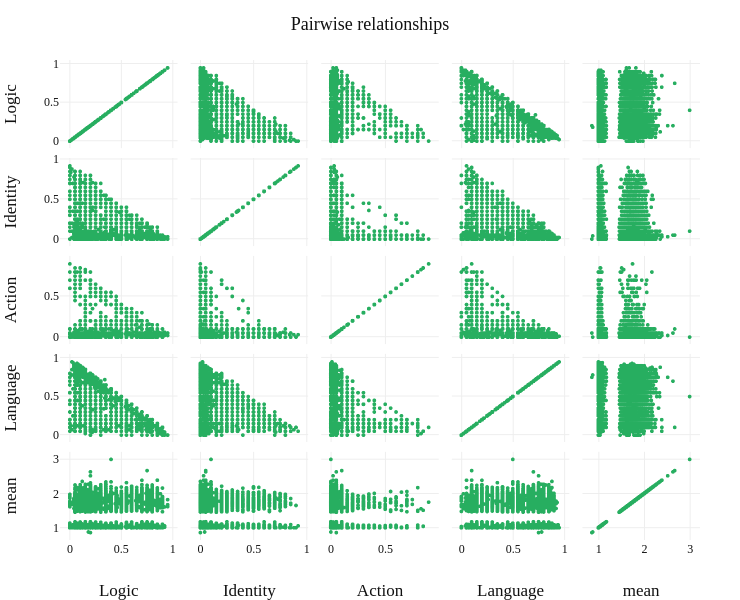
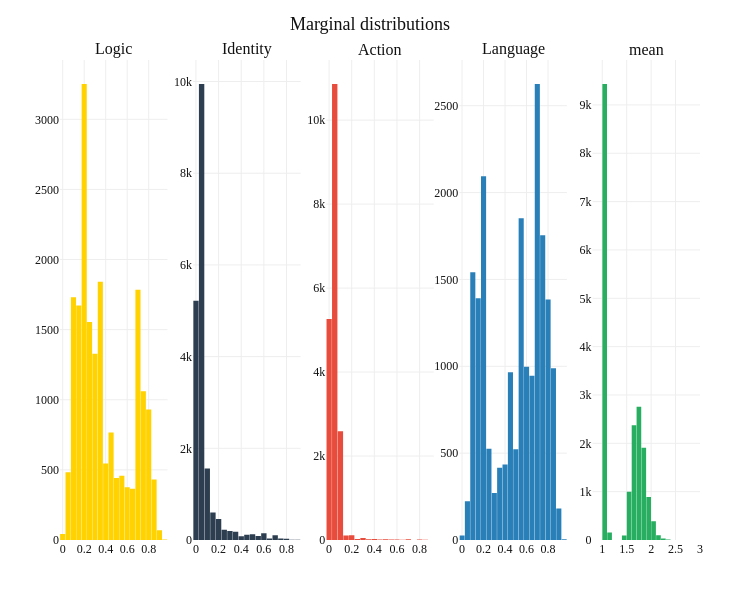
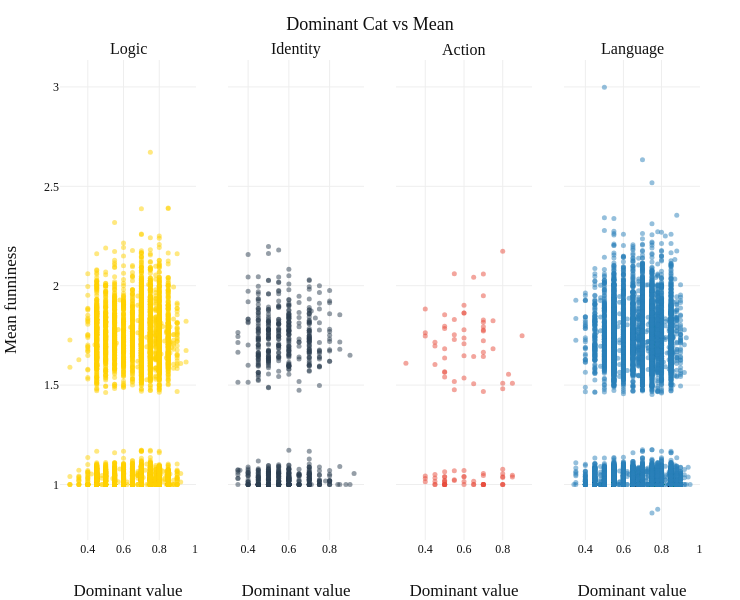
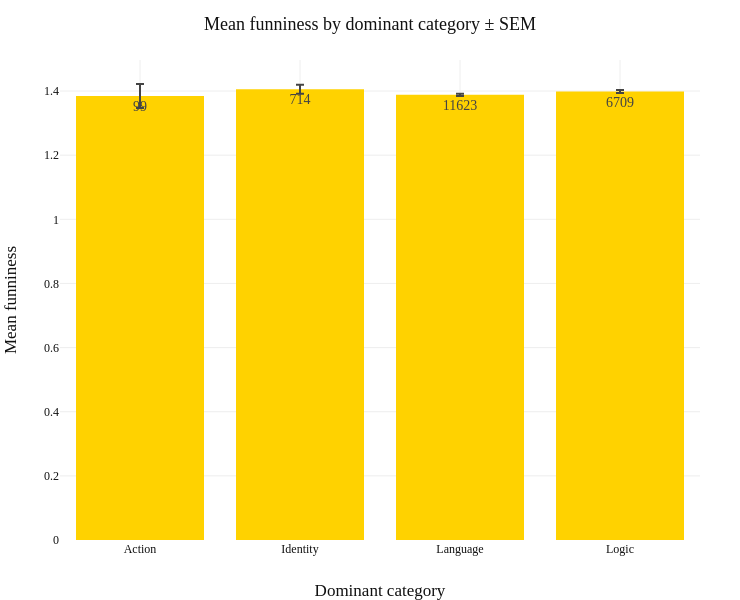

Notebook code for these charts, in order:
### Markdown cell above
#### 5.2.1 Visualisation and descritpive statistics

Once all the captions were classified, some observables were added : mean of the caption, the contest id, the dominant category as well as the dominant value. All the data was then saved to a new csv; super.csv. The analysis of super csv was then done.

### Code cell
df=pd.read_csv(str(CLASS_DIR)+'/super.csv')

cols = ['Logic', 'Identity', 'Action', 'Language', 'mean']

fig_pair = viz.plot_df_pairgrid_plotly(df,cols=cols,title='Pairwise relationships')
fig_hist = viz.plot_histograms(df,cols=cols,title='Marginal distributions')
fig_comp= viz.plot_dominant_vs_mean(df,title='Dominant Cat vs Mean')

fig_pair.show()
fig_hist.show()
fig_comp.show()

stats = df[['Logic','Identity','Action','Language','mean']].describe()
print('================================ Descriptive statistics ========================')
print(stats)

viz.descriptive_analysis(df)

### Figure 1 — Plotly figure (JSON) as saved in the notebook; plotly's stock layout.template omitted (floating-point values rounded to 4 significant figures; data arrays with more than 128 entries replaced by an {"elided": "..."} marker saying what was removed)
{"data": [{"dimensions": [{"axis": {"matches": true}, "label": "Logic", "values": {"elided": "19145 float values"}}, {"axis": {"matches": true}, "label": "Identity", "values": {"elided": "19145 float values"}}, {"axis": {"matches": true}, "label": "Action", "values": {"elided": "19145 float values"}}, {"axis": {"matches": true}, "label": "Language", "values": {"elided": "19145 float values"}}, {"axis": {"matches": true}, "label": "mean", "values": {"elided": "19145 float values"}}], "hovertemplate": "%{xaxis.title.text}=%{x}<br>%{yaxis.title.text}=%{y}<extra></extra>", "legendgroup": "", "marker": {"color": "#27AE60", "size": 4, "symbol": "circle"}, "name": "", "showlegend": false, "type": "splom"}], "layout": {"dragmode": "select", "height": 600, "legend": {"tracegroupgap": 0}, "paper_bgcolor": "white", "plot_bgcolor": "white", "title": {"text": "Pairwise relationships"}, "width": 740}}

### Figure 2 — Plotly figure (JSON) as saved in the notebook; plotly's stock layout.template omitted (floating-point values rounded to 4 significant figures; data arrays with more than 128 entries replaced by an {"elided": "..."} marker saying what was removed)
{"data": [{"name": "Logic", "nbinsx": 30, "showlegend": false, "type": "histogram", "x": {"elided": "19145 float values"}, "xaxis": "x", "yaxis": "y"}, {"name": "Identity", "nbinsx": 30, "showlegend": false, "type": "histogram", "x": {"elided": "19145 float values"}, "xaxis": "x2", "yaxis": "y2"}, {"name": "Action", "nbinsx": 30, "showlegend": false, "type": "histogram", "x": {"elided": "19145 float values"}, "xaxis": "x3", "yaxis": "y3"}, {"name": "Language", "nbinsx": 30, "showlegend": false, "type": "histogram", "x": {"elided": "19145 float values"}, "xaxis": "x4", "yaxis": "y4"}, {"name": "mean", "nbinsx": 30, "showlegend": false, "type": "histogram", "x": {"elided": "19145 float values"}, "xaxis": "x5", "yaxis": "y5"}], "layout": {"annotations": [{"font": {"size": 16}, "showarrow": false, "text": "Logic", "x": 0.084, "xanchor": "center", "xref": "paper", "y": 1, "yanchor": "bottom", "yref": "paper"}, {"font": {"size": 16}, "showarrow": false, "text": "Identity", "x": 0.292, "xanchor": "center", "xref": "paper", "y": 1, "yanchor": "bottom", "yref": "paper"}, {"font": {"size": 16}, "showarrow": false, "text": "Action", "x": 0.5, "xanchor": "center", "xref": "paper", "y": 1, "yanchor": "bottom", "yref": "paper"}, {"font": {"size": 16}, "showarrow": false, "text": "Language", "x": 0.708, "xanchor": "center", "xref": "paper", "y": 1, "yanchor": "bottom", "yref": "paper"}, {"font": {"size": 16}, "showarrow": false, "text": "mean", "x": 0.916, "xanchor": "center", "xref": "paper", "y": 1, "yanchor": "bottom", "yref": "paper"}], "bargap": 0.05, "height": 600, "paper_bgcolor": "white", "plot_bgcolor": "white", "title": {"text": "Marginal distributions"}, "width": 740, "xaxis": {"anchor": "y", "domain": [0, 0.168]}, "xaxis2": {"anchor": "y2", "domain": [0.208, 0.376]}, "xaxis3": {"anchor": "y3", "domain": [0.416, 0.584]}, "xaxis4": {"anchor": "y4", "domain": [0.624, 0.792]}, "xaxis5": {"anchor": "y5", "domain": [0.832, 1]}, "yaxis": {"anchor": "x", "domain": [0, 1]}, "yaxis2": {"anchor": "x2", "domain": [0, 1]}, "yaxis3": {"anchor": "x3", "domain": [0, 1]}, "yaxis4": {"anchor": "x4", "domain": [0, 1]}, "yaxis5": {"anchor": "x5", "domain": [0, 1]}}}

### Figure 3 — Plotly figure (JSON) as saved in the notebook; plotly's stock layout.template omitted (floating-point values rounded to 4 significant figures; data arrays with more than 128 entries replaced by an {"elided": "..."} marker saying what was removed)
{"data": [{"marker": {"opacity": 0.5, "size": 5}, "mode": "markers", "name": "Logic", "showlegend": false, "type": "scatter", "x": {"elided": "6709 float values"}, "xaxis": "x", "y": {"elided": "6709 float values"}, "yaxis": "y"}, {"marker": {"opacity": 0.5, "size": 5}, "mode": "markers", "name": "Identity", "showlegend": false, "type": "scatter", "x": {"elided": "714 float values"}, "xaxis": "x2", "y": {"elided": "714 float values"}, "yaxis": "y2"}, {"marker": {"opacity": 0.5, "size": 5}, "mode": "markers", "name": "Action", "showlegend": false, "type": "scatter", "x": [0.83, 0.65, 0.45, 0.75, 0.6, 0.75, 0.5, 0.55, 0.5, 0.6, 0.7, 0.5, 0.7, 0.4, 0.6, 0.6, 0.55, 0.55, 0.65, 0.55, 0.8, 0.45, 0.7, 0.3, 0.5, 0.45, 0.55, 0.8, 0.7, 0.85, 0.5, 0.5, 0.55, 0.5, 0.8, 0.5, 0.5, 0.55, 0.5, 0.65, 0.8, 0.8, 0.5, 0.7, 0.7, 0.7, 0.5, 0.6, 0.4, 0.6, 0.7, 0.65, 0.4, 0.85, 0.8, 0.55, 0.7, 0.8, 0.7, 0.6, 0.7, 0.4, 0.9, 0.7, 0.6, 0.7, 0.5, 0.55, 0.4, 0.65, 0.7, 0.8, 0.5, 0.8, 0.85, 0.4, 0.6, 0.45, 0.65, 0.45, 0.5, 0.45, 0.5, 0.45, 0.7, 0.6, 0.7, 0.5, 0.7, 0.5, 0.7, 0.45, 0.6, 0.5, 0.8, 0.7, 0.6, 0.5, 0.6], "xaxis": "x3", "y": [1.554, 1.0, 1.015, 1.823, 1.0, 1.683, 1.683, 1.024, 1.013, 1.863, 1.777, 1.02, 1.0, 1.043, 1.015, 1.07, 1.069, 2.06, 1.506, 1.476, 1.0, 1.603, 1.816, 1.61, 1.0, 1.033, 1.753, 1.481, 1.949, 1.038, 1.0, 1.853, 1.83, 1.541, 1.0, 1.567, 1.564, 1.518, 1.0, 1.0, 1.039, 1.0, 1.784, 1.056, 1.723, 1.0, 1.063, 1.736, 1.883, 1.04, 1.827, 1.644, 1.747, 1.509, 1.509, 1.02, 1.772, 2.173, 1.794, 1.648, 1.0, 1.763, 1.748, 1.665, 1.863, 1.468, 1.0, 1.73, 1.03, 2.043, 1.0, 1.034, 1.637, 1.054, 1.047, 1.014, 1.778, 1.05, 1.016, 1.716, 1.018, 1.0, 1.039, 1.696, 2.059, 1.707, 1.045, 1.795, 1.644, 1.0, 1.0, 1.0, 1.536, 1.0, 1.077, 1.0, 1.039, 1.038, 1.902], "yaxis": "y3"}, {"marker": {"opacity": 0.5, "size": 5}, "mode": "markers", "name": "Language", "showlegend": false, "type": "scatter", "x": {"elided": "11623 float values"}, "xaxis": "x4", "y": {"elided": "11623 float values"}, "yaxis": "y4"}], "layout": {"annotations": [{"font": {"size": 16}, "showarrow": false, "text": "Logic", "x": 0.1062, "xanchor": "center", "xref": "paper", "y": 1, "yanchor": "bottom", "yref": "paper"}, {"font": {"size": 16}, "showarrow": false, "text": "Identity", "x": 0.3688, "xanchor": "center", "xref": "paper", "y": 1, "yanchor": "bottom", "yref": "paper"}, {"font": {"size": 16}, "showarrow": false, "text": "Action", "x": 0.6313, "xanchor": "center", "xref": "paper", "y": 1, "yanchor": "bottom", "yref": "paper"}, {"font": {"size": 16}, "showarrow": false, "text": "Language", "x": 0.8938, "xanchor": "center", "xref": "paper", "y": 1, "yanchor": "bottom", "yref": "paper"}], "height": 600, "paper_bgcolor": "white", "plot_bgcolor": "white", "title": {"text": "Dominant Cat vs Mean"}, "width": 740, "xaxis": {"anchor": "y", "domain": [0, 0.2125], "title": {"text": "Dominant value"}}, "xaxis2": {"anchor": "y2", "domain": [0.2625, 0.475], "title": {"text": "Dominant value"}}, "xaxis3": {"anchor": "y3", "domain": [0.525, 0.7375], "title": {"text": "Dominant value"}}, "xaxis4": {"anchor": "y4", "domain": [0.7875, 1], "title": {"text": "Dominant value"}}, "yaxis": {"anchor": "x", "domain": [0, 1], "title": {"text": "Mean funniness"}}, "yaxis2": {"anchor": "x2", "domain": [0, 1], "matches": "y", "showticklabels": false}, "yaxis3": {"anchor": "x3", "domain": [0, 1], "matches": "y", "showticklabels": false}, "yaxis4": {"anchor": "x4", "domain": [0, 1], "matches": "y", "showticklabels": false}}}

### Figure 4 — Plotly figure (JSON) as saved in the notebook; plotly's stock layout.template omitted (floating-point values rounded to 4 significant figures)
{"data": [{"error_y": {"array": [0.03744, 0.01407, 0.003518, 0.004624]}, "hovertemplate": "dominant_category=%{x}<br>mean=%{y}<br>count=%{text}<extra></extra>", "legendgroup": "", "marker": {"color": "#FFD200", "pattern": {"shape": ""}}, "name": "", "orientation": "v", "showlegend": false, "text": [99.0, 714.0, 11620.0, 6709.0], "textposition": "auto", "type": "bar", "x": ["Action", "Identity", "Language", "Logic"], "xaxis": "x", "y": [1.385, 1.406, 1.388, 1.399], "yaxis": "y"}], "layout": {"barmode": "relative", "height": 600, "legend": {"tracegroupgap": 0}, "paper_bgcolor": "white", "plot_bgcolor": "white", "title": {"text": "Mean funniness by dominant category ± SEM"}, "width": 740, "xaxis": {"anchor": "y", "domain": [0, 1], "title": {"text": "Dominant category"}}, "yaxis": {"anchor": "x", "domain": [0, 1], "title": {"text": "Mean funniness"}}}}
